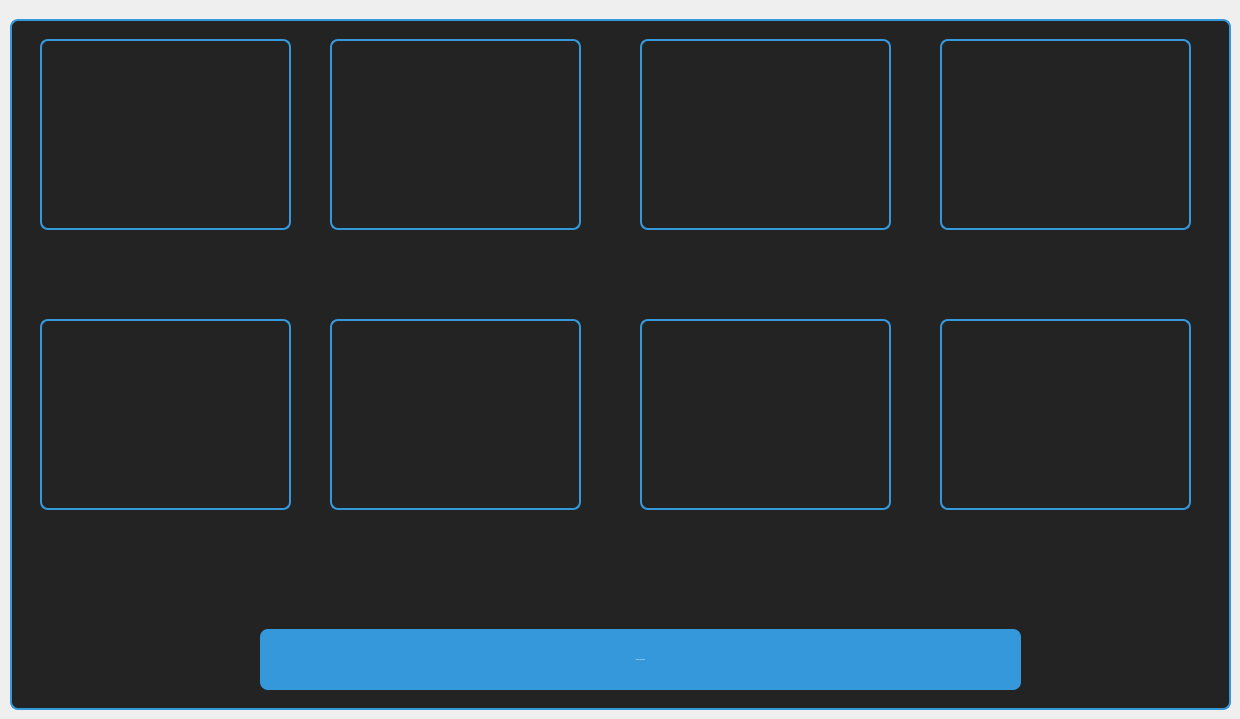
              <widget class="QWidget" name="tabSource">
               <attribute name="title">
                <string>Source</string>
               </attribute>
               <widget class="QFrame" name="frameSourceMain">
                <property name="geometry">
                 <rect>
                  <x>10</x>
                  <y>19</y>
                  <width>1221</width>
                  <height>691</height>
                 </rect>
                </property>
                <property name="styleSheet">
                 <string notr="true">QFrame {
    background-color: #232323;
    border-radius: 8px;
    border: 2px solid #3498db;
}
QPushButton {
    background-color: #3498db;
    color: white;
    font-weight: bold;
    border-radius: 8px;
    padding: 8px 12px;
}
QPushButton:hover {
    background-color: #2980b9;
}</string>
                </property>
                <property name="frameShape">
                 <enum>QFrame::Shape::StyledPanel</enum>
                </property>
                <property name="frameShadow">
                 <enum>QFrame::Shadow::Raised</enum>
                </property>
                <widget class="QPushButton" name="btnSourceAny">
                 <property name="geometry">
                  <rect>
                   <x>250</x>
                   <y>610</y>
                   <width>761</width>
                   <height>61</height>
                  </rect>
                 </property>
                 <property name="font">
                  <font>
                   <family>Segoe UI</family>
                   <pointsize>-1</pointsize>
                   <bold>true</bold>
                  </font>
                 </property>
                 <property name="styleSheet">
                  <string notr="true">QPushButton { background-color: #3498db; color: white; font-weight: bold; border-radius: 8px; padding: 8px 12px; } QPushButton:hover { background-color: #2980b9; }</string>
                 </property>
                 <property name="text">
                  <string>Source de tout type</string>
                 </property>
                </widget>
                <widget class="QFrame" name="frame_Source1">
                 <property name="geometry">
                  <rect>
                   <x>30</x>
                   <y>20</y>
                   <width>251</width>
                   <height>191</height>
                  </rect>
                 </property>
                 <property name="styleSheet">
                  <string notr="true">QFrame {
    background-color: #232323;
    border-radius: 8px;
    border: 2px solid #3498db;
}</string>
                 </property>
                 <property name="frameShape">
                  <enum>QFrame::Shape::StyledPanel</enum>
                 </property>
                 <property name="frameShadow">
                  <enum>QFrame::Shadow::Raised</enum>
                 </property>
                </widget>
                <widget class="QFrame" name="frame_Source2">
                 <property name="geometry">
                  <rect>
                   <x>320</x>
                   <y>20</y>
                   <width>251</width>
                   <height>191</height>
                  </rect>
                 </property>
                 <property name="styleSheet">
                  <string notr="true">QFrame {
    background-color: #232323;
    border-radius: 8px;
    border: 2px solid #3498db;
}</string>
                 </property>
                 <property name="frameShape">
                  <enum>QFrame::Shape::StyledPanel</enum>
                 </property>
                 <property name="frameShadow">
                  <enum>QFrame::Shadow::Raised</enum>
                 </property>
                </widget>
                <widget class="QFrame" name="frame_Source3">
                 <property name="geometry">
                  <rect>
                   <x>630</x>
                   <y>20</y>
                   <width>251</width>
                   <height>191</height>
                  </rect>
                 </property>
                 <property name="styleSheet">
                  <string notr="true">QFrame {
    background-color: #232323;
    border-radius: 8px;
    border: 2px solid #3498db;
}</string>
                 </property>
                 <property name="frameShape">
                  <enum>QFrame::Shape::StyledPanel</enum>
                 </property>
                 <property name="frameShadow">
                  <enum>QFrame::Shadow::Raised</enum>
                 </property>
                </widget>
                <widget class="QFrame" name="frame_Source4">
                 <property name="geometry">
                  <rect>
                   <x>930</x>
                   <y>20</y>
                   <width>251</width>
                   <height>191</height>
                  </rect>
                 </property>
                 <property name="styleSheet">
                  <string notr="true">QFrame {
    background-color: #232323;
    border-radius: 8px;
    border: 2px solid #3498db;
}</string>
                 </property>
                 <property name="frameShape">
                  <enum>QFrame::Shape::StyledPanel</enum>
                 </property>
                 <property name="frameShadow">
                  <enum>QFrame::Shadow::Raised</enum>
                 </property>
                </widget>
                <widget class="QFrame" name="frame_Source7">
                 <property name="geometry">
                  <rect>
                   <x>630</x>
                   <y>300</y>
                   <width>251</width>
                   <height>191</height>
                  </rect>
                 </property>
                 <property name="styleSheet">
                  <string notr="true">QFrame {
    background-color: #232323;
    border-radius: 8px;
    border: 2px solid #3498db;
}</string>
                 </property>
                 <property name="frameShape">
                  <enum>QFrame::Shape::StyledPanel</enum>
                 </property>
                 <property name="frameShadow">
                  <enum>QFrame::Shadow::Raised</enum>
                 </property>
                </widget>
                <widget class="QFrame" name="frame_Source5">
                 <property name="geometry">
                  <rect>
                   <x>30</x>
                   <y>300</y>
                   <width>251</width>
                   <height>191</height>
                  </rect>
                 </property>
                 <property name="styleSheet">
                  <string notr="true">QFrame {
    background-color: #232323;
    border-radius: 8px;
    border: 2px solid #3498db;
}</string>
                 </property>
                 <property name="frameShape">
                  <enum>QFrame::Shape::StyledPanel</enum>
                 </property>
                 <property name="frameShadow">
                  <enum>QFrame::Shadow::Raised</enum>
                 </property>
                </widget>
                <widget class="QFrame" name="frame_Source6">
                 <property name="geometry">
                  <rect>
                   <x>320</x>
                   <y>300</y>
                   <width>251</width>
                   <height>191</height>
                  </rect>
                 </property>
                 <property name="styleSheet">
                  <string notr="true">QFrame {
    background-color: #232323;
    border-radius: 8px;
    border: 2px solid #3498db;
}</string>
                 </property>
                 <property name="frameShape">
                  <enum>QFrame::Shape::StyledPanel</enum>
                 </property>
                 <property name="frameShadow">
                  <enum>QFrame::Shadow::Raised</enum>
                 </property>
                </widget>
                <widget class="QFrame" name="frame_Source8">
                 <property name="geometry">
                  <rect>
                   <x>930</x>
                   <y>300</y>
                   <width>251</width>
                   <height>191</height>
                  </rect>
                 </property>
                 <property name="styleSheet">
                  <string notr="true">QFrame {
    background-color: #232323;
    border-radius: 8px;
    border: 2px solid #3498db;
}</string>
                 </property>
                 <property name="frameShape">
                  <enum>QFrame::Shape::StyledPanel</enum>
                 </property>
                 <property name="frameShadow">
                  <enum>QFrame::Shadow::Raised</enum>
                 </property>
                </widget>
               </widget>
              </widget>
